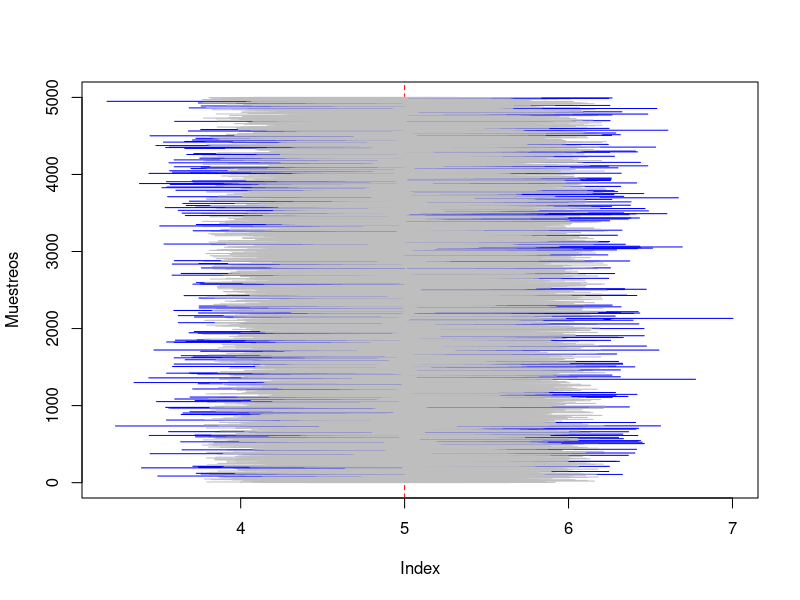

Generate this figure with R:

# Laboratorio 3 Metodos Estadisticos 

# Diana C. Arias Sinisterra
# Kevin S. Garcia Chica
# Cesar A. Saavedra Vanegas

#--------------- Punto 1 ---------------#

#---Para n=10---#

B <- 5000 ## número de experimentos
n <- 10 ## tamaño de muestra
mu <- 5
sd <- 1
alpha <- 0.05
cuantil <- qnorm(1-alpha/2)

muestras <- replicate(B, rnorm(n, mu, sd))

calcula.el.intervalo <- function(columna) {
  
  m <- muestras[, columna]
  
  sem <- sd(m)/sqrt(length(m))
  
  lim.inf <- mean(m) - cuantil * sqrt(sd)/sqrt(n)
  lim.sup <- mean(m) + cuantil * sqrt(sd)/sqrt(n)
  
  c(lim.inf, lim.sup)
}

#---Cálculo de los nuevos intervalos---#

mis.intervalos <- matrix(rep(0, 10000), nrow = 2) ## matriz de ceros

for(i in 1:5000) {
  mis.intervalos[,i] <- calcula.el.intervalo(i)
}

#---Gráfico---#

plot(1:5000, type = "n",
     xlim = range(mis.intervalos),
     ylab = "Muestreos")

abline(v = mu, lty = 2, col=("red"))

for(i in 1:5000) {
  segments(mis.intervalos[1,i], i, mis.intervalos[2,i], i,
           col = ifelse(mis.intervalos[1, i] < mu & mis.intervalos[2, i] > mu,
                        "gray", "blue"))
}

#---Para n=30---#

#---Para n=50---#

#---Para n=100---#

#--------------- Punto 4 ---------------#
  


#--------------- Punto 7 ---------------#

#---------------------------------------#



